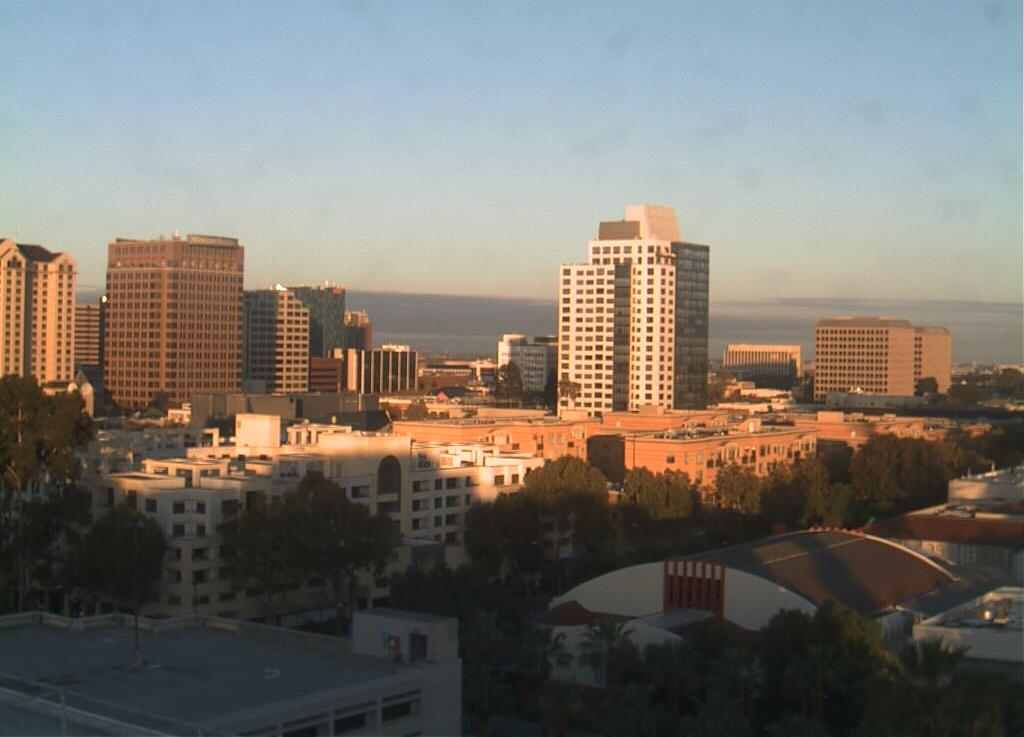
#> input picture data/images/training/day/20151101_145511.jpg, 1024 x 737 px; its folder holds only this picture in this run
$ jupyter execute --allow-errors P5_JS11.ipynb
#> lines starting #> are read from the running program, lines starting #| are printed output that depends on the picture
## Praktikum 5

[cell 1]
# Langkah 0 - Import Library
# Import Required Libraries
from pathlib import Path
import matplotlib.image as mpimg
import matplotlib.pyplot as plt
import cv2
import random
import numpy as np
import pandas as pd

[cell 2]
def load_images_from_folder(base_dir):
    data = []

    for label in os.listdir(base_dir):
        label_folder = os.path.join(base_dir, label)

        if not os.path.isdir(label_folder):
            continue

        for filename in os.listdir(label_folder):
            img_path = os.path.join(label_folder, filename)

            img = cv2.imread(img_path, cv2.IMREAD_GRAYSCALE)
            if img is None:
                continue

            avg_brightness = np.mean(img)
            data.append([avg_brightness, label])

    return pd.DataFrame(data, columns=['AVG_BRIGHT', 'LABELS'])


train_dir = r"C:\\kuliah\\Machine Leaning\\2341720003_ML_2025\\data\\images\\training"
test_dir = r"C:\\kuliah\\Machine Leaning\\2341720003_ML_2025\\data\\images\\test"

#> (the rest of this cell did not finish here and is left out)

[cell 3]
# Langkah 1 - Load Data dan Visualisasikan
def load_dataset(img_dir):
    p = Path(img_dir)
    dirs = p.glob('*')

    img_list = []

    for dir in dirs:
        label = str(dir).split('/')[-1]
        for file in dir.glob('*.jpg'):
            img = mpimg.imread(file)
#> img is the input picture: shape (737, 1024, 3); mean R, G, B 120.9, 116.4, 109.5

            if not img is None:
                img_list.append((img, label))

    return img_list

[cell 4]
# Load training data
train_img = load_dataset(train_dir)
#> train_img = 2 items

[cell 5]
# Check the first data
# It should be a tuple consist of arrays of image and image labels
train_img[0]

[cell 6]
# Random size checking
pick_random = np.random.randint(0, len(train_img))
#> pick_random = 0

# Check img size
print(f'Image {pick_random}')
#| Image 0
print(train_img[pick_random][0].shape)
#| (737, 1024, 3)

[cell 7]
# Function to Visualize
def random_img_viz(img_list):
    rand_num = np.random.randint(0, len(img_list))

    img = img_list[rand_num][0]
    label = img_list[rand_num][1]
    label_str = 'day' if label == 1 else 'night'

    plt.imshow(img)
    print(f'Shape\t: {img.shape}')
    print(f'Label\t: {label}')

[cell 8]
random_img_viz(train_img)
#> in random_img_viz, `rand_num = np.random.randint(0, len(img_list))`: rand_num = 1
#> in random_img_viz, `label = img_list[rand_num][1]`: label = 'night'
#| Shape	: (737, 1024, 3)
#| Label	: night

[cell 9]
# Langkah 3 - Pra Pengolahan Data
def standarized_input(image):
    # resize to w: 1100, h:600
    std_img = cv2.resize(image, (1100,600))

    return std_img

[cell 10]
def label_encoder(label):
    # Encode the label
    # day as 1; night as 0
    num_val = 0

    if(label == 'day'):
        num_val = 1

    return num_val

[cell 11]
def preprocess(img_list):
    std_img_list = []

    for item in img_list:
        image = item[0]
        label = item[1]

        # Standarized the image
        std_img = standarized_input(image)

        # Create the label
        img_label = label_encoder(label)

        std_img_list.append((std_img, img_label))

    return std_img_list

[cell 12]
train_std_img_list = preprocess(train_img)
#> the loop in preprocess, `for item in img_list:` made 2 passes
#> (label, num_val in label_encoder, img_label) on passes 1 to 2: ('day', 1, 1), ('night', 0, 0)
#> pass 1, in standarized_input, `std_img = cv2.resize(image, (1100,600))`:
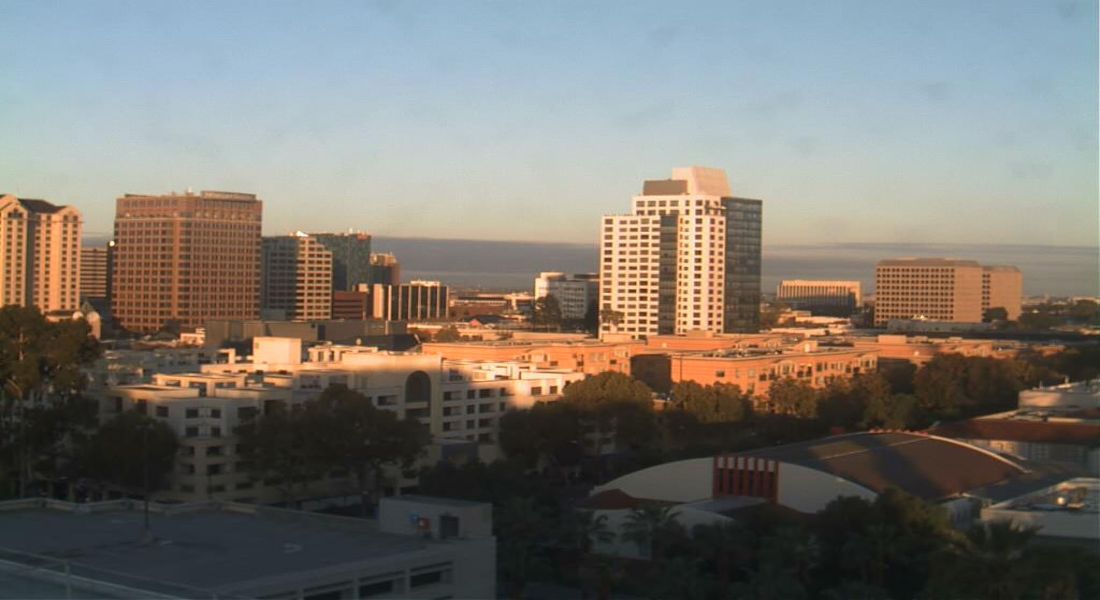
#> std_img: shape (600, 1100, 3); mean R, G, B 120.8, 116.3, 109.4
#> pass 2, in standarized_input (call 2), `std_img = cv2.resize(image, (1100,600))`:
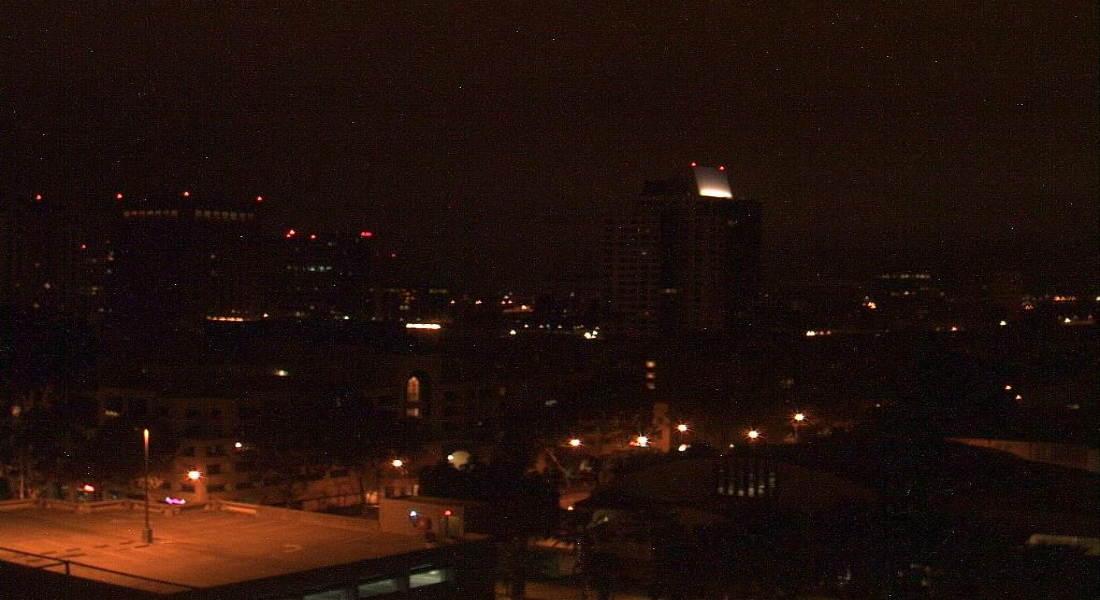
#> std_img: shape (600, 1100, 3); mean R, G, B 33, 16.4, 10.5
#> after the loop in preprocess, `for item in img_list:`: std_img_list = 2 items
#> train_std_img_list = 2 items

[cell 13]
# Random size checking
pick_random = np.random.randint(0, len(train_std_img_list))
#> pick_random = 1

# Check img size
print(f'Image {pick_random}')
#| Image 1
print(train_std_img_list[pick_random][0].shape)
#| (600, 1100, 3)

[cell 14]
random_img_viz(train_std_img_list)
#| Shape	: (600, 1100, 3)
#| Label	: 1

[cell 15]
# Langkah 4 - Ekstraksi Fitur
# Get feature based on average brightness using HSV colorspace
def avg_brightness(image):
    # Convert image to HSV
    img_hsv = cv2.cvtColor(image, cv2.COLOR_RGB2HSV)

    # Calculate the avg of brightness
    sum_brightness = np.sum(img_hsv[:,:,2]) # take the 3rb value which is the V channel
    area = image.shape[0] * image.shape[1]
    avg = sum_brightness / area

    return avg

[cell 16]
# Check on random image
rand_img = np.random.randint(0, len(train_std_img_list))
#> rand_img = 1

feature_img = train_std_img_list[rand_img][0]

avg_img = avg_brightness(feature_img)
#> in avg_brightness, `img_hsv = cv2.cvtColor(image, cv2.COLOR_RGB2HSV)`: img_hsv: shape (600, 1100, 3); mean H, S, V 23.4, 171.9, 33
#> in avg_brightness, `sum_brightness = np.sum(img_hsv[:,:,2])`: sum_brightness = 21790252
#> in avg_brightness, `avg = sum_brightness / area`: avg = 33.02
#> avg_img = 33.02

print(f'Image {rand_img}')
#| Image 1
print(f'Avg Brighness: {avg_img:.4f}')
#| Avg Brighness: 33.0155
plt.imshow(feature_img)

[cell 17]
# Langkah 5 - Klasifikasi dengan Metode Threshold
def predict_label(img, threshold):
    # Computer average brightness
    avg = avg_brightness(img)
    pred = 0

    # Predict the label based on user defined threshold
    if avg > threshold:
        pred = 1

    return pred

[cell 18]
# Test the classifier on train data
rand_img = np.random.randint(0, len(train_std_img_list))

pred = predict_label(train_std_img_list[rand_img][0], threshold=120)
#> pred = 0

# Evaluate
print(f'Image {rand_img}')
#| Image 1
print(f'Actual label: {train_std_img_list[rand_img][1]}')
#| Actual label: 0
print(f'Predicted label: {pred}')
#| Predicted label: 0
plt.imshow(train_std_img_list[rand_img][0])

[cell 19]
# Langkah 6 - Evaluasi Manual
def evaluate(img_list, threshold):
    miss_labels = []

    for file in img_list:
        # Get the ground truth / correct label
        img = file[0]
        label = file[1]

        # Get prediction
        pred_label = predict_label(img, threshold)

        # Compare ground truth and pred
        if pred_label != label:
            miss_labels.append((img, pred_label, label))

    total_img = len(img_list)
    corr_pred = total_img - len(miss_labels)
    accuracy = corr_pred / total_img

    print(f'Accuracy: {accuracy:.4f}')

[cell 20]
# Evaluate on train data
evaluate(train_std_img_list, threshold=120)
#> the loop in evaluate, `for file in img_list:` made 2 passes
#> (label, pred in predict_label, pred_label) on passes 1 to 2: (1, 1, 1), (0, 0, 0)
#> after the loop in evaluate, `for file in img_list:`: miss_labels = []
#> in evaluate, `total_img = len(img_list)`: total_img = 2
#> in evaluate, `accuracy = corr_pred / total_img`: accuracy = 1
#| Accuracy: 1.0000

[cell 21]
# Evaluate on test data

# Load test data
test_img = load_dataset(test_dir)

# Preprocess
test_std_img_list = preprocess(test_img)
#> test_std_img_list = []

# Predict
#> (the rest of this cell did not finish here and is left out)


## Klasifikasi dengan SVM

hanya mengubah mulai langkah ke-**4**

[cell 22]
# Langkah 4 Alternatif - Membuat Feature Vectors
# Create function to extract feature for every images and stored in tabular data
# Stored in Pandas dataframe
def extract_avg_bright_feature(img_list):
    avg_list = []
    labels = []

    for img in img_list:
        img_avg = avg_brightness(img[0]) # Get the avg brightness from image
        img_label = img[1] # Get the image label

        avg_list.append(img_avg)
        labels.append(img_label)

    # Stack data in columcular way
    data = np.column_stack((avg_list, labels))
    # Create a Pandas dataframe
    df = pd.DataFrame(data, columns=['AVG_BRIGHT', 'LABELS'])

    return df

[cell 23]
# Extract feature on train data
train_avg_img = extract_avg_bright_feature(train_std_img_list)
#> the loop in extract_avg_bright_feature, `for img in img_list:` made 2 passes
#> (sum_brightness in avg_brightness, area in avg_brightness, avg in avg_brightness, img_avg, img_label) on passes 1 to 2: (87208323, 660000, 132.1, 132.1, 1), (21790252, 660000, 33.02, 33.02, 0)
#> after the loop in extract_avg_bright_feature, `for img in img_list:`: avg_list = [132.1, 33.02]; labels = [1, 0]
#> in extract_avg_bright_feature, `data = np.column_stack((avg_list, labels))`: data = [[132.1, 1], [33.02, 0]]
#> in extract_avg_bright_feature, `df = pd.DataFrame(data, columns=['AVG_BRIGHT', 'LABELS'])`: df = table of 2 rows and 2 columns
#> train_avg_img = table of 2 rows and 2 columns
print(f'Shape: {train_avg_img.shape}')
#| Shape: (2, 2)
train_avg_img.head()
#> Out = table of 2 rows and 2 columns

[cell 24]
# Do the same thing on test data
test_avg_img = extract_avg_bright_feature(test_std_img_list)
#> test_avg_img = table of 0 rows and 2 columns
print(f'Shape: {test_avg_img.shape}')
#| Shape: (0, 2)
test_avg_img.head()
#> Out = table of 0 rows and 2 columns
